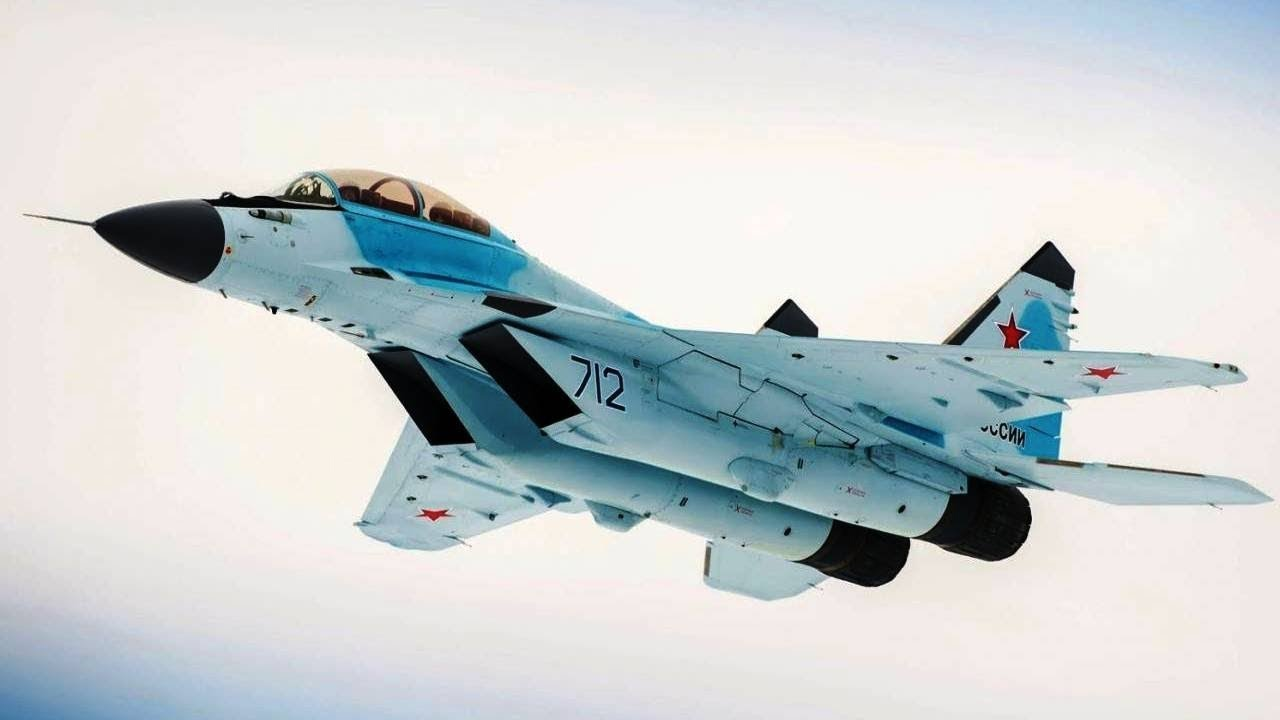
#> input picture mig35/1.jpg, 1280 x 720 px
$ jupyter execute mig35_b1_detect.ipynb   (shell and % lines are left out)
#> lines starting #> are read from the running program, lines starting #| are printed output that depends on the picture
[cell 1]
import matplotlib.pyplot as plt
from IPython.display import clear_output
import imutils
from sklearn.decomposition import PCA
import numpy as np
from scipy.stats import pearsonr
from scipy import signal
import matplotlib.patches as mpatches
from matplotlib.backends.backend_agg import FigureCanvasAgg as FigureCanvas
from matplotlib.figure import Figure
from sklearn.manifold import TSNE
from sklearn.linear_model import LogisticRegression
import cv2
import numpy as np
from matplotlib import pyplot as plt

## Определение типа ЛА(миг-35, B1) по изображению с помощью логистической регрессии и метода главных компонент.

Попробуем научится отличать отечественный истребитель МиГ-35 от американского бомбардировщика B1 по картинкам из интернета.

План такой:
1. Предобработка
    - Находим границы на картинке(по градиенту), обрезаем картинку чтобы остались только границы.
    - Переводим картинку в массив точек, находим их главные компоненты.
    - Поворачиваем точки так, чтобы главная компонента смотрела вверх.
    - Превращаем точки обратно в изображение.
2. Обучение и тест
    - Берем 40 картинок из интернета: по 20 одного самолета и по 20 другого.
    - Все предобрабатываем, превращаем в одномерный массив, формируем массив ответов.
    - Делим на обучение и тест 50 на 50 : по 20 изображений каждого вида на группу, по 10 изображений на самолет.
    - Обучаем логистическую регрессию, каждый пиксель предобработанного изображения -- отдельный признак.
    - Считаем точность классификации.


Сначала посмотрим на картинки:

[cell 2]
im = plt.imread('mig35/1.jpg')
#> im is the input picture: shape (720, 1280, 3); mean R, G, B 202.4, 208.3, 209.3
plt.imshow(im)
#> (this line was passed over: IPython is not available in this run)
plt.show()
im = plt.imread('b1/1.jpg')
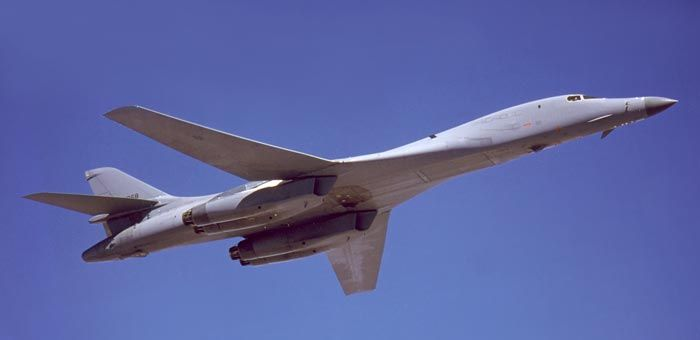
#> input picture b1/1.jpg, 700 x 340 px
#> im is the input picture: shape (340, 700, 3); mean R, G, B 92.4, 100.7, 161.5
plt.imshow(im)
#> (this line was passed over: IPython is not available in this run)
plt.show()

Попробуем предобработать изображение. Для того, чтобы снизить влияние шумов (артефактов сжатия, облаков и т.п.) на поиск границ, можно применить билатеральный фильтр.

[cell 3]
img = cv2.imread(f'b1/2.jpg',0)
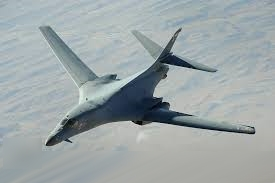
#> input picture b1/2.jpg, 275 x 183 px
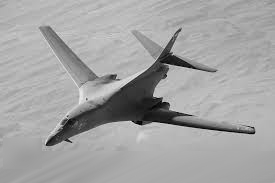
#> img: shape (183, 275); min 0, max 234, mean 162.8

#оригинальное изображение
plt.figure(figsize=(15,10))
#> (this line was passed over: IPython is not available in this run)
plt.subplot(131)
#> (this line was passed over: IPython is not available in this run)
plt.title('original')
#> (this line was passed over: IPython is not available in this run)
plt.imshow(img,cmap='gray')
#> (this line was passed over: IPython is not available in this run)

#билатеральный фильтр
img = cv2.bilateralFilter(img,5,75,75)
plt.subplot(132)
#> (this line was passed over: IPython is not available in this run)
plt.title('bilateralFilter')
plt.imshow(img,cmap='gray')

#границы
img = cv2.Canny(img,75,160)
plt.subplot(133)
plt.title('edges')
plt.imshow(img,cmap='gray')

plt.show()
